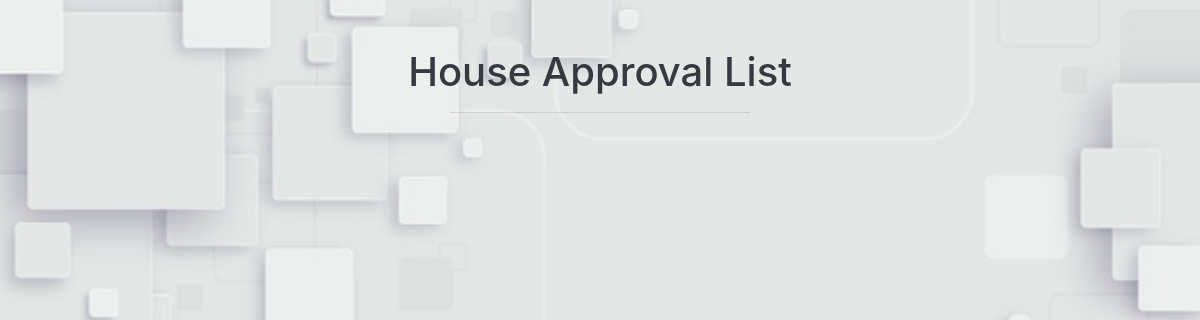
Before: /house_approval_list.php with the older database file.
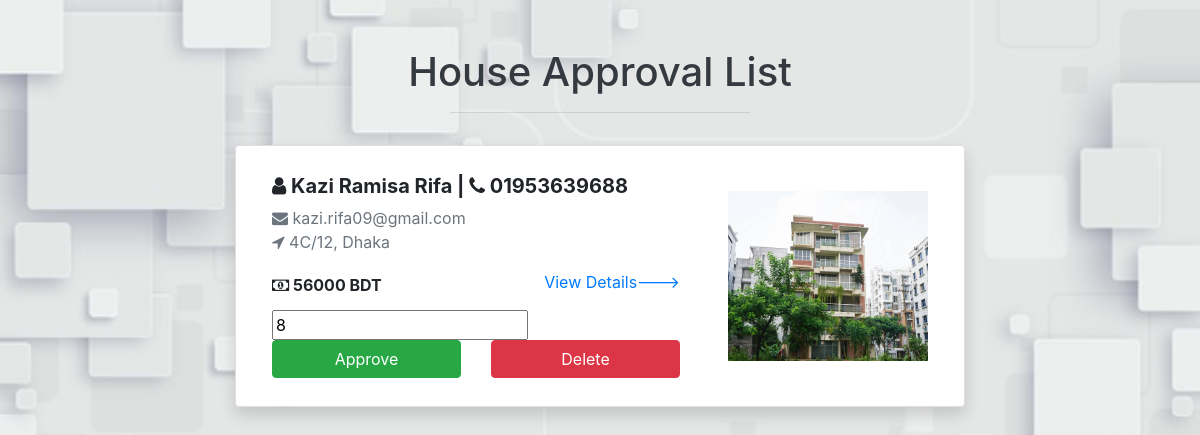
After: the same page with the newer database file.
### tables this page shows
CREATE TABLE `approval_house` (
  `id` int(6) NOT NULL,
  `user_id` int(6) NOT NULL,
  `owner_name` varchar(255) NOT NULL,
  `owner_email` varchar(255) NOT NULL,
  `owner_contact` varchar(255) NOT NULL,
  `purpose` varchar(255) NOT NULL,
  `type` varchar(255) NOT NULL,
  `location` varchar(255) NOT NULL,
  `address` varchar(255) NOT NULL,
  `area_size` varchar(255) NOT NULL,
  `price` varchar(255) NOT NULL,
  `floor_no` varchar(255) NOT NULL,
  `beds` int(5) NOT NULL,
  `baths` int(5) NOT NULL,
  `balcony` int(5) NOT NULL,
  `description` text NOT NULL,
  `tier` varchar(255) NOT NULL
);

CREATE TABLE `approval_house_image` (
  `house_id` int(6) NOT NULL,
  `image` varchar(255) NOT NULL
);

### house_approval_list.php (the view, shortened to what this page needs)
<?php
include 'connection.php';
$sql = "SELECT * FROM approval_house";
$result = mysqli_query($conn, $sql);
?>
<!DOCTYPE html>
<html lang="en" dir="ltr">
<head>
    <link rel="stylesheet" href="https://maxcdn.bootstrapcdn.com/bootstrap/4.5.2/css/bootstrap.min.css">
    <link href="//maxcdn.bootstrapcdn.com/bootstrap/4.0.0/css/bootstrap.min.css" rel="stylesheet" id="bootstrap-css">
    <link rel="stylesheet" href="https://cdnjs.cloudflare.com/ajax/libs/font-awesome/4.7.0/css/font-awesome.min.css">
</head>
<body>
    <h1 class="text-center text-dark text-capitalize pt-5">House Approval List</h1>
    <hr class="w-25 pt-3">
    <div class="container">
        <div class="row mb-5">
            <div class="col-lg-8 mx-auto">
                <ul class="list-group shadow">
                    <?php
                    while ($row = mysqli_fetch_array($result)) {
                    ?>
                        <li class="list-group-item">
                            <div class="media align-items-lg-center flex-column flex-lg-row p-3">
                                <div class="media-body order-2 order-lg-1">
                                    <h5><strong><i class="fa fa-user"></i> <?php echo $row['owner_name']; ?> | <i class="fa fa-phone"></i> <?php echo $row['owner_contact']; ?></strong></h5>
                                    <p class="text-muted"><i class="fa fa-envelope"> </i> <?php echo $row['owner_email']; ?> <br> <i class="fa fa-location-arrow"> </i> <?php echo $row['address']; ?></p>
                                    <div class="d-flex align-items-center justify-content-between mt-1">
                                        <h6><strong><i class="fa fa-money" aria-hidden="true"></i> <?php echo $row['price']; ?> BDT</strong></h6>
                                        <p><a href="view_house_details.php?id=<?php echo $row['id']; ?>">View Details---></a></p>
                                    </div>
                                    <form method="POST">
                                        <input name="hid"  value="<?php echo $row['id']; ?>">
                                        <div class="row">
                                            <div class="col-md-6">
                                                <button type="submit" name="approve" class="btn btn-success btn-block"> Approve </button>
                                            </div>
                                            <div class="col-md-6">
                                                <button type="submit" name="delete" class="btn btn-danger btn-block"> Delete </button>
                                            </div>
                                        </div>
                                    </form>
                                </div>
                                <?php
                                $dbid = $row['id'];
                                $sql = "SELECT image
                            FROM approval_house_image
                            WHERE house_id='$dbid'";
                                $result1 = mysqli_query($conn, $sql);
                                $rows_img = mysqli_fetch_array($result1);
                                ?>
                                <img src="assets/uploads/<?php echo $rows_img['image']; ?>" alt="Generic placeholder image" width="200" class="ml-lg-5 order-1 order-lg-2">
                            </div>
                        </li>
                    <?php } ?>
                </ul>
            </div>
        </div>
    </div>
</body>
</html>

### house_approval_list.php (style rules this page uses)
body { background-image: url('assets/image/ambulancesigncover.jpg'); background-repeat: no-repeat; background-attachment: fixed; background-size: cover; }
img { height: 170px; width: 200px }

Changed rows visible on the page:
added approval_house: owner_name "Kazi Ramisa Rifa", owner_contact "01953639688", owner_email "kazi.rifa09@gmail.com", address "4C/12, Dhaka", price "56000", hid "8", approval_house_image.image (picture)
